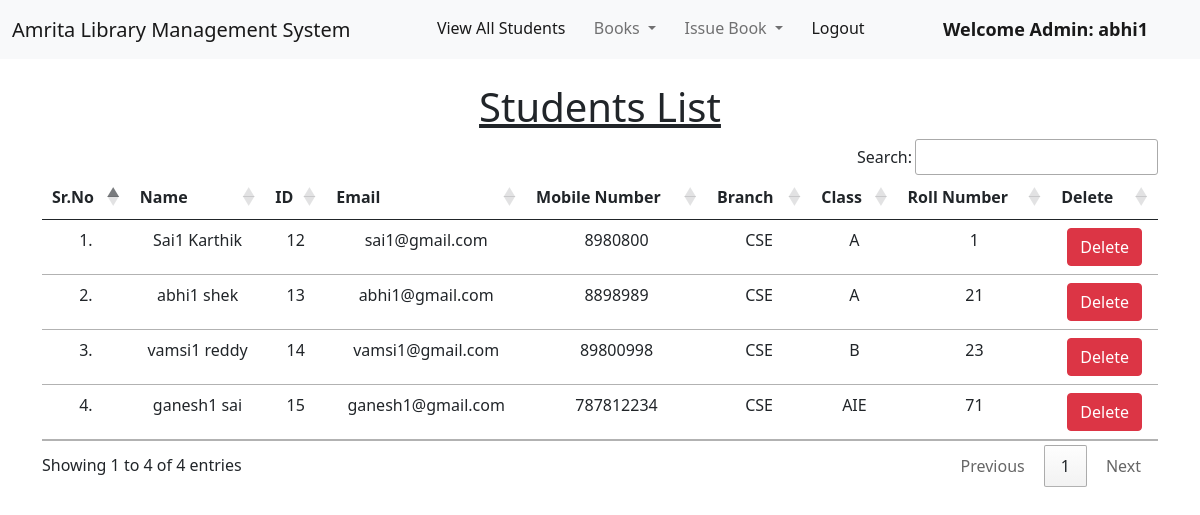
Page /view_students/ (signed in) on the committed database.
### library/models.py (models this page shows, shortened)
class Student(models.Model):
    user = models.OneToOneField(User, on_delete=models.CASCADE)
    classroom = models.CharField(max_length=10)
    branch = models.CharField(max_length=10)
    roll_no = models.CharField(max_length=3, blank=True)
    phone = models.CharField(max_length=10, blank=True)
    image = models.ImageField(upload_to="", blank=True)

### library/views.py (the view)
# urls.py: path("view_students/", views.view_students, name="view_students"),
@login_required(login_url = '/admin_login')
def view_students(request):
    students = Student.objects.all()
    return render(request, "view_students.html", {'students':students})

### library/templates/view_students.html (shortened to what this page needs)
{% extends 'admin_navbar.html' %}
{% load static %}
{% block body %}
<div class="container mt-4">
    <h1 class="text-center"><u>Students List</u></h1>
    <table class="table table-hover" id="example">
        <thead>
            <tr class="text-center">
                <th>Sr.No</th>
                <th>Name</th>
                <th>ID</th>
                <th>Email</th>
                <th>Mobile Number</th>
                <th>Branch</th>
                <th>Class</th>
                <th>Roll Number</th>
                <th>Delete</th>
            </tr>
        </thead>
        <tbody>
            {% for student in students %}
            <tr class="text-center">
                <td>{{forloop.counter}}.</td>
                <td>{{student.user.get_full_name}}</td>
                <td>{{student.user.id}}</td>
                <td>{{student.user.email}}</td>
                <td>{{student.phone}}</td>
                <td>{{student.branch}}</td>
                <td>{{student.classroom}}</td>
                <td>{{student.roll_no}}</td>
                <td><a href="/delete_student/{{student.id}}/" class="btn btn-danger" onclick="return confirm('Are you sure you want to delete this student?')">Delete</a></td>
            </tr>
            {% endfor %}
        </tbody>
    </table>
    </div>
{% endblock %}

### library/templates/admin_navbar.html (shortened to what this page needs)
<!doctype html>
<html lang="en">
  <head>
    <link href="https://cdn.jsdelivr.net/npm/bootstrap@5.1.0/dist/css/bootstrap.min.css" rel="stylesheet">
    <link rel="stylesheet" href="https://cdn.datatables.net/1.10.25/css/jquery.dataTables.min.css">
    <link rel="stylesheet" href="https://cdn.datatables.net/buttons/1.7.1/css/buttons.dataTables.min.css">
  </head>
  <body>
    <nav class="navbar navbar-expand-lg navbar-light bg-light">
        <div class="container-fluid">
          <a class="navbar-brand" href="#">Amrita Library Management System</a>
          <div class="collapse navbar-collapse" id="navbarSupportedContent">
            <ul class="navbar-nav me-auto mb-2 mb-lg-0">
              <li class="nav-item">
                <a class="nav-link active" aria-current="page" href="/view_students/">View All Students</a>
              </li>
              <li class="nav-item dropdown">
                <a class="nav-link dropdown-toggle" href="#" id="navbarDropdown" role="button" data-bs-toggle="dropdown" aria-expanded="false">
                  Books
                </a>
              </li>
              <li class="nav-item dropdown">
                <a class="nav-link dropdown-toggle" href="#" id="navbarDropdown" role="button" data-bs-toggle="dropdown" aria-expanded="false">
                  Issue Book
                </a>
              </li>
              <li class="nav-item">
                <a class="nav-link active" aria-current="page" href="/logout/">Logout</a>
              </li>
              <li class="nav-item">
                <a style="font-weight:600; font-family:'Segoe UI', Tahoma, Geneva, Verdana, sans-serif; font-size: large;" class="nav-link active" href="#">Welcome Admin: {{request.user}}</a>
              </li>
            </ul>
          </div>
        </div>
      </nav>
      {% block body %}
      {% endblock %}
  </body>
</html>

### rows in the picture
Student: user.get_full_name "Sai1 Karthik", user.id "12", user.email "sai1@gmail.com", phone "8980800", branch "CSE", classroom "A", roll_no "1"
Student: user.get_full_name "abhi1 shek", user.id "13", user.email "abhi1@gmail.com", phone "8898989", branch "CSE", classroom "A", roll_no "21"
Student: user.get_full_name "vamsi1 reddy", user.id "14", user.email "vamsi1@gmail.com", phone "89800998", branch "CSE", classroom "B", roll_no "23"
Student: user.get_full_name "ganesh1 sai", user.id "15", user.email "ganesh1@gmail.com", phone "787812234", branch "CSE", classroom "AIE", roll_no "71"

### other values in the picture
{{ request.user }} "abhi1"
